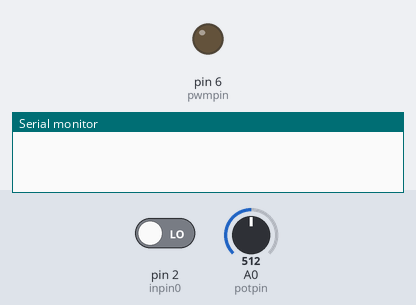
Bench run of a sketch on a simulated Arduino Uno, built with avr-gcc and run on an emulated ATmega328P. Shown: output pins drawn as LEDs (lit = HIGH), the last lines printed to the serial monitor. The test bench sets the inputs (shaded band); at power-on: pin 2 (inpin0) LOW, A0 (potpin) = 512.

Above: at 1.2 s.
1.3 s: pin 2 (inpin0) driven HIGH
At 1.9 s:
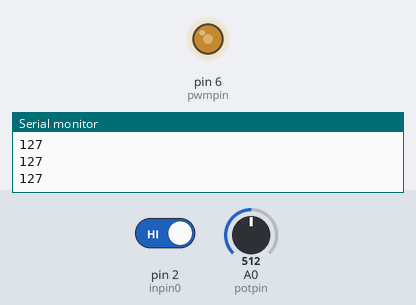
2.8 s: A0 (potpin) set to 716
At 3.9 s:
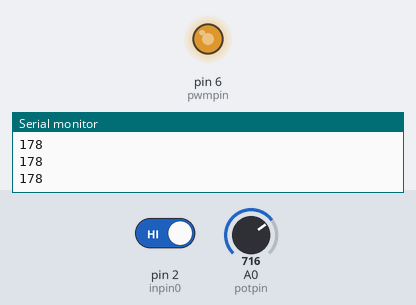
4.3 s: A0 (potpin) set to 900
At 5.1 s:
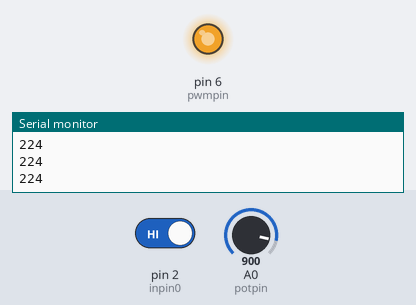
5.8 s: A0 (potpin) set to 122
At 6.1 s:
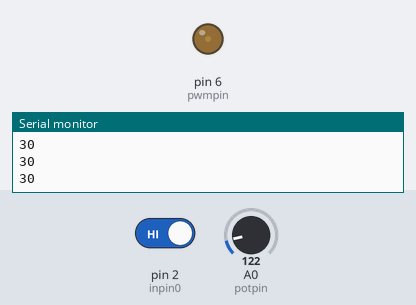
7.3 s: A0 (potpin) set to 511
At 8.6 s:
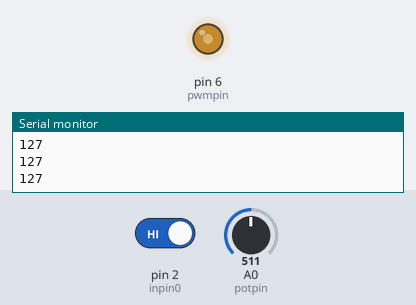
Timing chart, 0 to 9.8 s (numbered marks = the images above; inputs shaded):
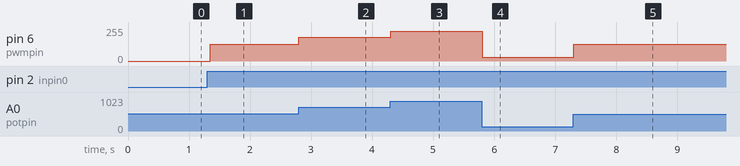

The sketch:

potentiometer.ino
```cpp
int potpin = A0;   // select the input pin for the potentiometer
int inpin0 = 2;
int reading1=0;
int state_val=0;   // the current reading from the input pin
int previous1 = LOW;    // the previous reading from the input pin
long time = 0;         // the last time output pin was toggled
long debounce = 200;
int pwmpin=6;
int val=0;
int bri;
void setup() {
  //state1 set up
  analogReference(DEFAULT);
  pinMode(pwmpin,OUTPUT);
  Serial.begin(9600);
}

void loop()
{

  reading1 = digitalRead(inpin0);
  //Serial.println(reading1);
  if(reading1 != previous1)
  {
    if (reading1 == HIGH)
    {
      if(state_val==1)
        state_val=0;
      else
        state_val=1;
    }
    delay(50);
  }
  previous1=reading1;
  if (state_val==1)
  {
  potentiometer();
  }
  else
  {

  }
}

void potentiometer()
{
  //Serial.println("blah");
  val=analogRead(potpin);
  //Serial.println(val);
  bri=map(val , 0 , 1023 , 0, 255 );
  analogWrite(pwmpin,bri);
  Serial.println(bri);
}
```

Measured:
- after the input at 1.3 s, pin 6 (pwmpin): 0/255 → 127/255 after 0.05 s
- after the input at 2.8 s, pin 6 (pwmpin): 127/255 → 178/255 at once
- after the input at 4.3 s, pin 6 (pwmpin): 178/255 → 224/255 at once
- after the input at 5.8 s, pin 6 (pwmpin): 224/255 → 30/255 at once
- after the input at 7.3 s, pin 6 (pwmpin): 30/255 → 127/255 at once
